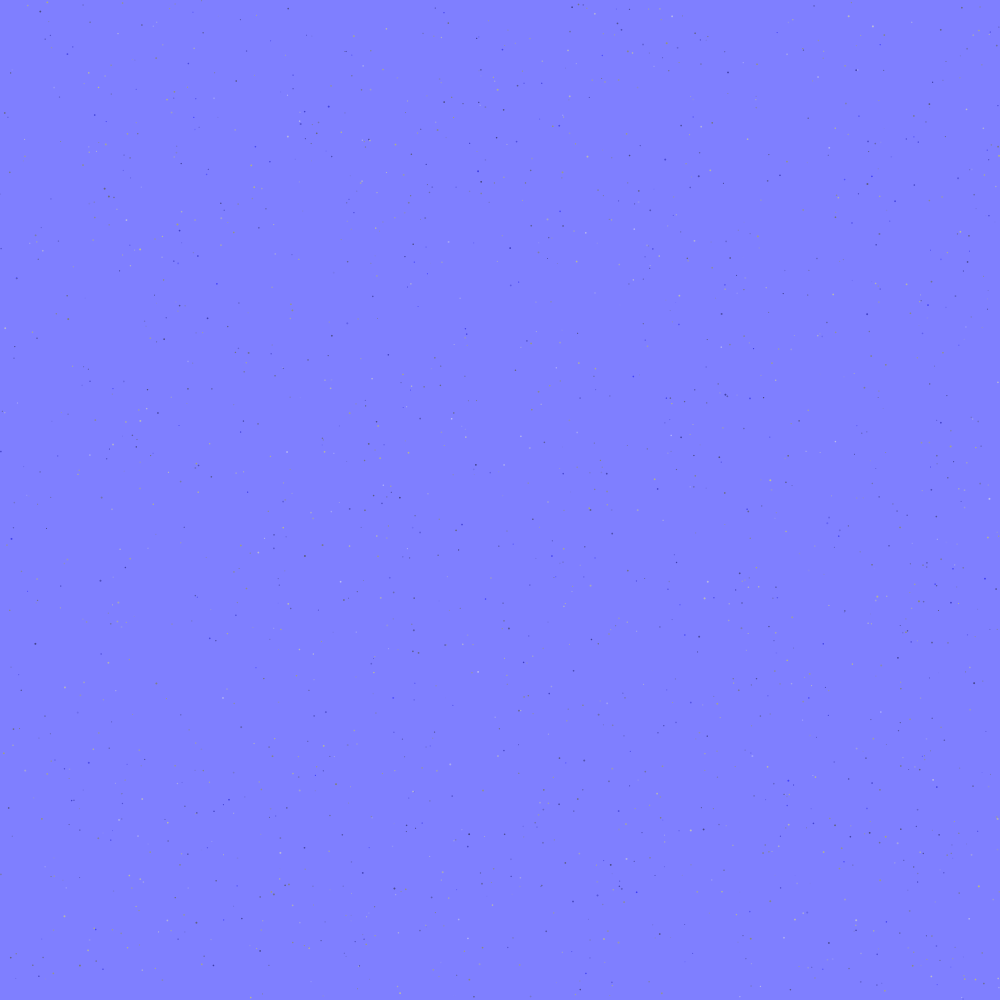
Frame 1 (no input)
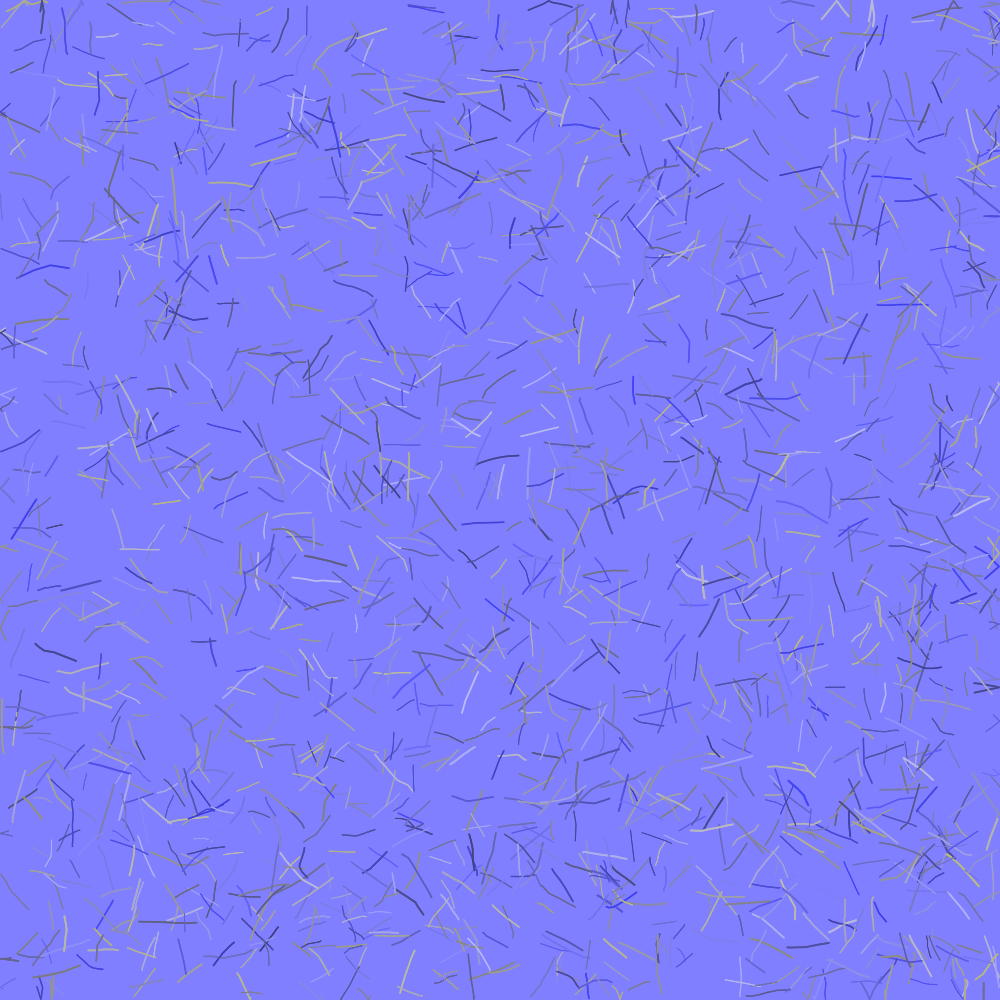
Frame 60 (the mouse pressed at the canvas centre just before this capture)
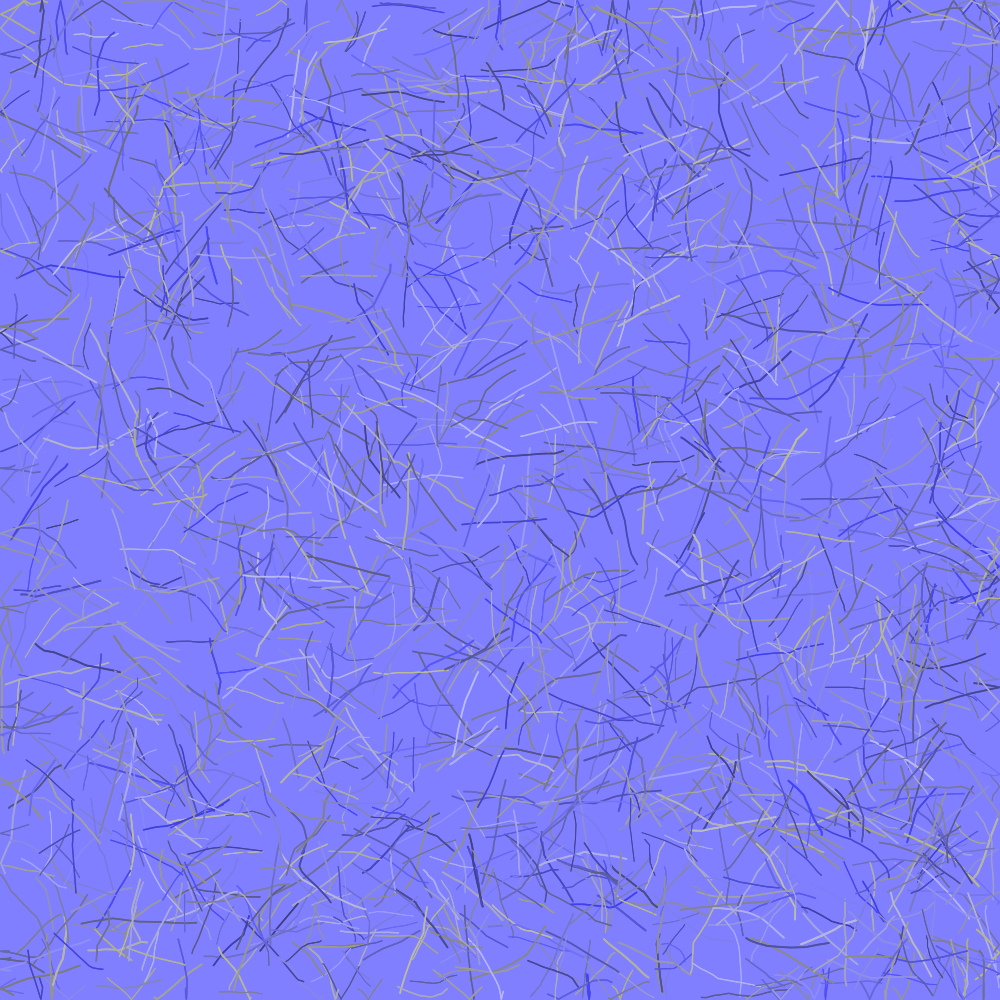
Frame 120 (the mouse held since frame 60 and released just before this capture)

The Processing sketch that drew these frames (run headless with seeded random() and noise(); from frame 60 on, the mouse is pressed at the canvas centre):

// Processing sketch: walkerDrawing
// ── walkerDrawing.pde
int seed = 0;
int canvasSize = 1000;
int fps = 60;

// DrawingGray drawing;
// DrawingFall drawing;
// DrawingSummer drawing;
// DrawingSpring drawing;
DrawingWinter drawing;

public void settings() {
    noiseSeed(seed);
    size(canvasSize, canvasSize);
}

public void setup() {
    frameRate(fps);
    // drawing = new DrawingGray(2000, "WalkerDrawing - Gray");
    // drawing = new DrawingFall(2000, "WalkerDrawing - Fall");
    // drawing = new DrawingSummer(2000, "WalkerDrawing - Summer");
    // drawing = new DrawingSpring(2000, "WalkerDrawing - Spring");
    drawing = new DrawingWinter(2000, "WalkerDrawing - Winter");
    drawing.init();
}

public void draw() {
    drawing.draw();
}
// ── drawing.pde
class Drawing{
    protected int num;
    protected Walker[] walkers;
    protected int t = 0;
    protected int maxT = 2000;
    protected String name;

    Drawing(int numWalker, String saveName) {
        num = numWalker;
        name = saveName;
    }
    
    protected color colorFunc(int i) {
        return color(256, 256, 256);
    }

    public void init() {
        walkers = new Walker[num];
        for (int i = 0; i < walkers.length; i++) {
            walkers[i] = new Walker(colorFunc(i));
        }
    }

    public void draw() {
        //background(0,0,0);
        for (int i = 0; i < walkers.length; i++) {
            walkers[i].move();
            walkers[i].draw();
        }
        t++;
        surface.setTitle("draw/"+name+".png | "+str(t)+" / "+str(maxT));
        if (t == maxT) {
            save("draw/"+name+".png");
            noLoop();
        }
    }
}
// ── drawingFall.pde
class DrawingFall extends Drawing {
    private int sqrtNum;
    DrawingFall(int numWalker, String saveName) {
        super(numWalker, saveName);
        sqrtNum = ceil(pow(num, 0.5));
        colorMode(RGB, 2*sqrtNum);
        background(sqrtNum, sqrtNum, 0);
    }
    
    protected color colorFunc(int i) {
        return color(sqrtNum+floor(i / sqrtNum), sqrtNum+floor(i % sqrtNum), 0);
    }
}
// ── drawingGray.pde
class DrawingGray extends Drawing {
    DrawingGray(int numWalker, String saveName) {
        super(numWalker, saveName);
        colorMode(RGB, num);
        background(num/2, num/2, num/2);
    }
    
    protected color colorFunc(int i) {
        return color(i);
    }
}
// ── drawingSpring.pde
class DrawingSpring extends Drawing {
    private int sqrtNum;
    DrawingSpring(int numWalker, String saveName) {
        super(numWalker, saveName);
        sqrtNum = ceil(pow(num, 0.5));
        colorMode(RGB, 2*sqrtNum);
        background(sqrtNum, 0, sqrtNum/2);
    }
    
    protected color colorFunc(int i) {
        return color(sqrtNum+floor(i / sqrtNum), floor(i % sqrtNum), sqrtNum/2+floor(i / sqrtNum));
    }
}
// ── drawingSummer.pde
class DrawingSummer extends Drawing {
    private int sqrtNum;
    DrawingSummer(int numWalker, String saveName) {
        super(numWalker, saveName);
        sqrtNum = ceil(pow(num, 0.5));
        colorMode(RGB, 2*sqrtNum);
        background(0, sqrtNum, sqrtNum);
    }

    protected color colorFunc(int i) {
        return color(0, sqrtNum+floor(i / sqrtNum), sqrtNum+floor(i % sqrtNum));
    }
}
// ── drawingWinter.pde
class DrawingWinter extends Drawing {
    private int sqrtNum;
    DrawingWinter(int numWalker, String saveName) {
        super(numWalker, saveName);
        sqrtNum = ceil(pow(num, 0.5));
        colorMode(RGB, 2*sqrtNum);
        background(sqrtNum, sqrtNum, 2*sqrtNum);
    }

    protected color colorFunc(int i) {
        return color(sqrtNum*0.5+floor(i / sqrtNum), sqrtNum*0.5+floor(i / sqrtNum), sqrtNum+floor(i % sqrtNum));
    }
}
// ── walker.pde
class Walker{
    float size;
    PVector pos;
    color rgb;
    PVector v;
    
    Walker(color rgb_) {
        size = random(0.5, 1);
        pos = new PVector(random(0, width),random(0,height));
        rgb = rgb_;
        float speed = size * random(0.5, 1);
        v = new PVector(speed, 0);
        v.rotate(random(0, TWO_PI));
    }
    
    void draw() {
        pushStyle();
        noStroke();
        fill(rgb);
        ellipse(pos.x, pos.y, 2*size, 2*size);
        popStyle();
    }
    
    void move() {
        float rotateRV = random(0, 1);
        if (rotateRV < 0.1) {
            v.rotate(random( -0.03, 0.03) * PI);
        } else if (0.1 <= rotateRV && rotateRV < 0.12) {
            v.rotate(random( -0.15, 0.15) * PI);
        }
        pos = pos.add(v);
        reflectWall();
    }
    
    void reflectWall() {
        if (!(size <= pos.x && pos.x <= width - size)) {
            v.x *= -1;
            if (pos.x > width - size) {
                pos.x = width - size;
            } else if (pos.x < size) {
                pos.x = size;
            }
        } else if (!(size <= pos.y && pos.y <= height - size)) {
            v.y *= -1;
            if (pos.y > height - size) {
                pos.y = height - size;
            } else if (pos.y < size) {
                pos.y = size;
            }
        }   
    }
}
